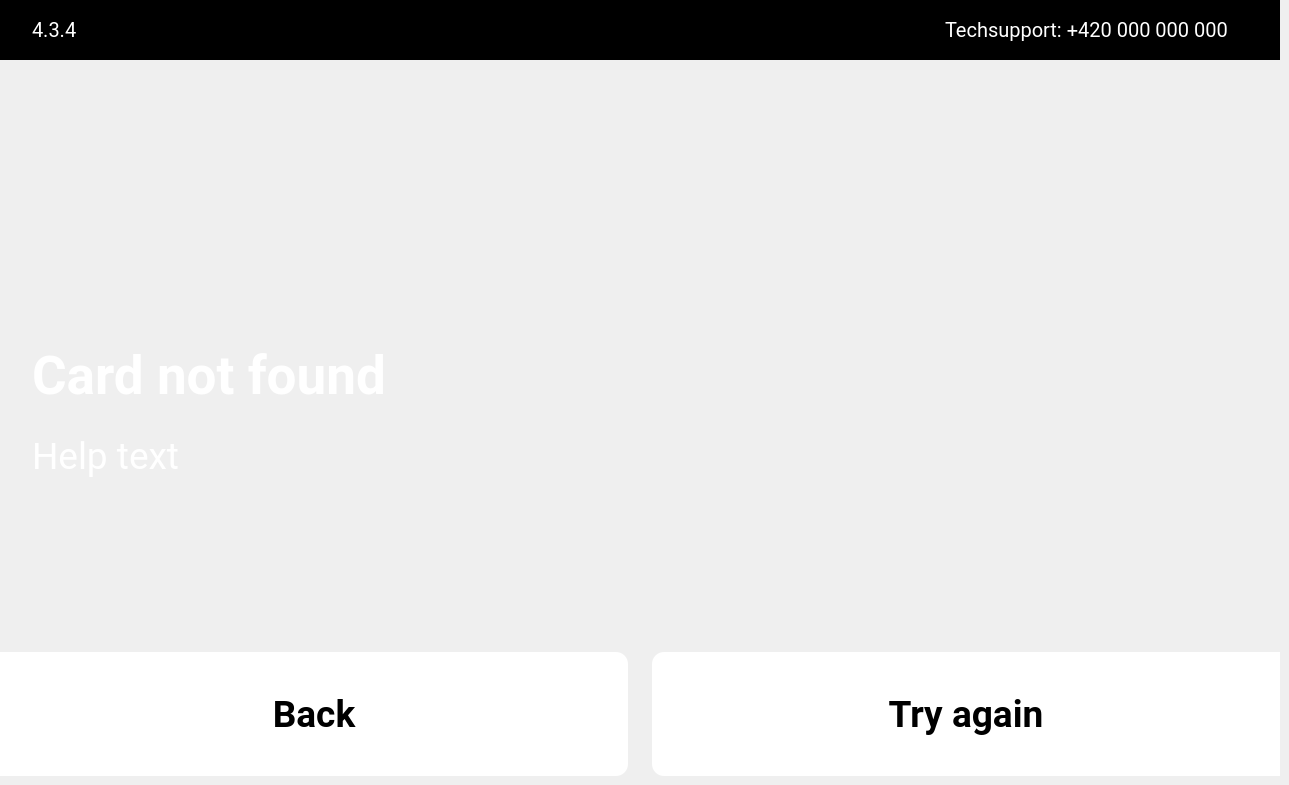
    <widget class="QWidget" name="i30Page">
     <widget class="QFrame" name="i30FrLogo">
      <property name="geometry">
       <rect>
        <x>0</x>
        <y>0</y>
        <width>1280</width>
        <height>60</height>
       </rect>
      </property>
      <property name="styleSheet">
       <string notr="true">background-color:rgb(0, 0, 0);
border:none;</string>
      </property>
      <property name="frameShape">
       <enum>QFrame::StyledPanel</enum>
      </property>
      <property name="frameShadow">
       <enum>QFrame::Raised</enum>
      </property>
      <widget class="QLabel" name="i30LblLogo">
       <property name="geometry">
        <rect>
         <x>578</x>
         <y>13</y>
         <width>124</width>
         <height>34</height>
        </rect>
       </property>
       <property name="text">
        <string>&lt;html&gt;&lt;head/&gt;&lt;body&gt;&lt;p&gt;&lt;img src=&quot;:/res/pic/Frame.png&quot;/&gt;&lt;/p&gt;&lt;/body&gt;&lt;/html&gt;</string>
       </property>
      </widget>
      <widget class="QLabel" name="i30LblNumbPage">
       <property name="geometry">
        <rect>
         <x>32</x>
         <y>18</y>
         <width>120</width>
         <height>24</height>
        </rect>
       </property>
       <property name="font">
        <font>
         <family>Roboto</family>
         <pointsize>15</pointsize>
        </font>
       </property>
       <property name="styleSheet">
        <string notr="true">color:rgb(255, 255, 255);
qproperty-alignment: AlignLeft;</string>
       </property>
       <property name="text">
        <string>4.3.4</string>
       </property>
      </widget>
      <widget class="QLabel" name="i30LblTech">
       <property name="geometry">
        <rect>
         <x>945</x>
         <y>18</y>
         <width>303</width>
         <height>24</height>
        </rect>
       </property>
       <property name="font">
        <font>
         <family>Roboto</family>
         <pointsize>15</pointsize>
        </font>
       </property>
       <property name="styleSheet">
        <string notr="true">color:rgb(255, 255, 255);
qproperty-alignment: AlignLeft;</string>
       </property>
       <property name="text">
        <string>Techsupport: +420 000 000 000</string>
       </property>
      </widget>
     </widget>
     <widget class="QLabel" name="i30LblPic">
      <property name="geometry">
       <rect>
        <x>600</x>
        <y>235</y>
        <width>80</width>
        <height>80</height>
       </rect>
      </property>
      <property name="text">
       <string>&lt;html&gt;&lt;head/&gt;&lt;body&gt;&lt;p&gt;&lt;img src=&quot;:/res/pic/Danger.png&quot;/&gt;&lt;/p&gt;&lt;/body&gt;&lt;/html&gt;</string>
      </property>
     </widget>
     <widget class="QLabel" name="i30LblText2">
      <property name="geometry">
       <rect>
        <x>32</x>
        <y>435</y>
        <width>1215</width>
        <height>42</height>
       </rect>
      </property>
      <property name="font">
       <font>
        <family>Roboto</family>
        <pointsize>28</pointsize>
       </font>
      </property>
      <property name="styleSheet">
       <string notr="true">color:rgb(255, 255, 255);
qproperty-alignment: AlignCenter;</string>
      </property>
      <property name="text">
       <string>Help text</string>
      </property>
     </widget>
     <widget class="QPushButton" name="i30BtnTry">
      <property name="geometry">
       <rect>
        <x>652</x>
        <y>652</y>
        <width>628</width>
        <height>124</height>
       </rect>
      </property>
      <property name="font">
       <font>
        <family>Roboto</family>
        <pointsize>28</pointsize>
        <weight>75</weight>
        <bold>true</bold>
       </font>
      </property>
      <property name="focusPolicy">
       <enum>Qt::NoFocus</enum>
      </property>
      <property name="styleSheet">
       <string notr="true">QPushButton#i30BtnTry{background-color: rgb(255, 255, 255);
color:rgb(0, 0, 0);
border-top-left-radius: 12px;
    border-top-right-radius: 0px;
    border-bottom-right-radius: 0px;
    border-bottom-left-radius: 12px;
image:url(':/res/pic/Vector2.png');
image-position: right;
border-style: outset;}
QPushButton#i30BtnTry:pressed{background-color:rgb(222, 222, 222);
border-style: inset;}
</string>
      </property>
      <property name="text">
       <string>Try again</string>
      </property>
     </widget>
     <widget class="QLabel" name="i30LblText">
      <property name="geometry">
       <rect>
        <x>32</x>
        <y>347</y>
        <width>1215</width>
        <height>56</height>
       </rect>
      </property>
      <property name="font">
       <font>
        <family>Roboto</family>
        <pointsize>40</pointsize>
        <weight>75</weight>
        <bold>true</bold>
       </font>
      </property>
      <property name="styleSheet">
       <string notr="true">color:rgb(255, 255, 255);
qproperty-alignment: AlignCenter;</string>
      </property>
      <property name="text">
       <string>Card not found</string>
      </property>
     </widget>
     <widget class="QPushButton" name="i30BtnBack">
      <property name="geometry">
       <rect>
        <x>0</x>
        <y>652</y>
        <width>628</width>
        <height>124</height>
       </rect>
      </property>
      <property name="font">
       <font>
        <family>Roboto</family>
        <pointsize>28</pointsize>
        <weight>75</weight>
        <bold>true</bold>
       </font>
      </property>
      <property name="focusPolicy">
       <enum>Qt::NoFocus</enum>
      </property>
      <property name="styleSheet">
       <string notr="true">QPushButton#i30BtnBack{background-color: rgb(255, 255, 255);
color:rgb(0, 0, 0);
border-top-left-radius: 0px;
    border-top-right-radius: 12px;
    border-bottom-right-radius: 12px;
    border-bottom-left-radius: 0px;
image:url(':/res/pic/Vector.png');
image-position: left;
border-style: outset;}
QPushButton#i30BtnBack:pressed{background-color:rgb(222, 222, 222);
border-style: inset;}
</string>
      </property>
      <property name="text">
       <string>Back</string>
      </property>
     </widget>
    </widget>
